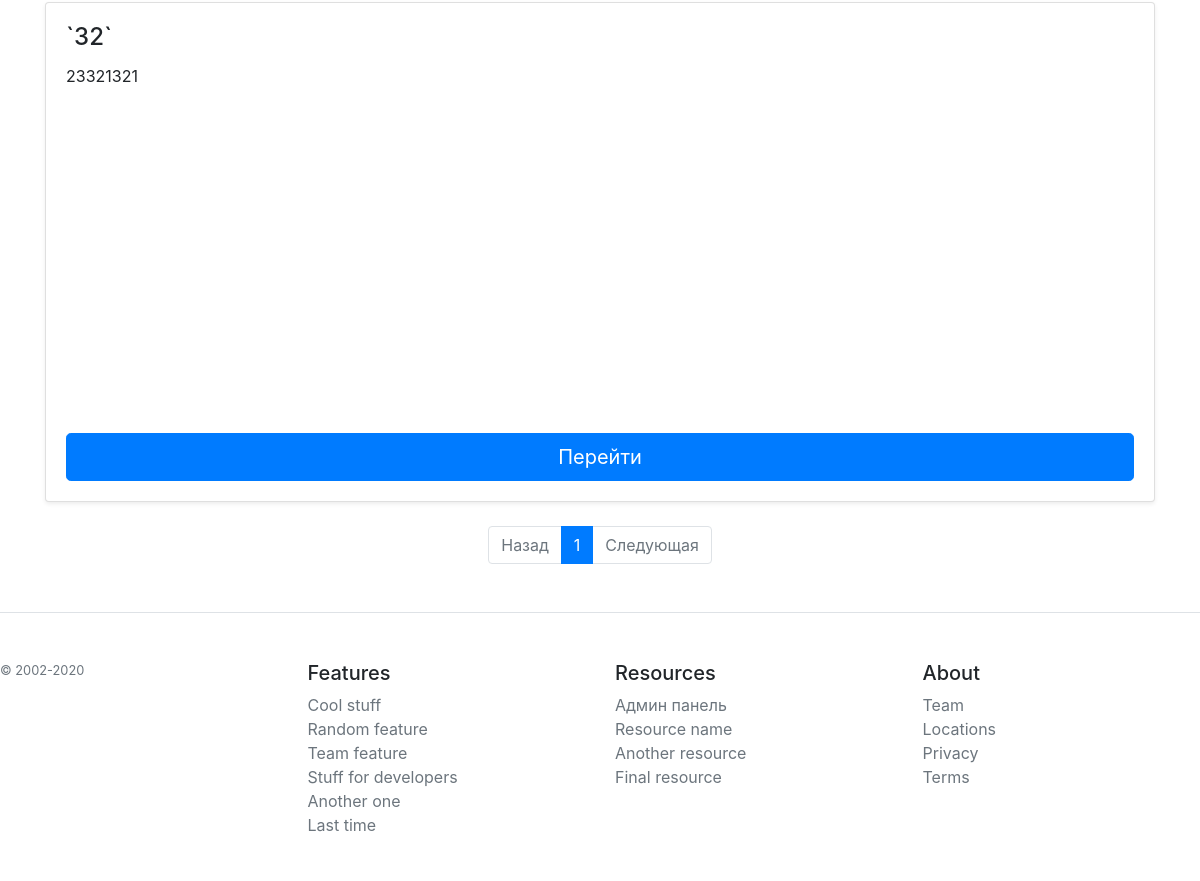
The page /articles/ (lower part) on the database as committed earlier.
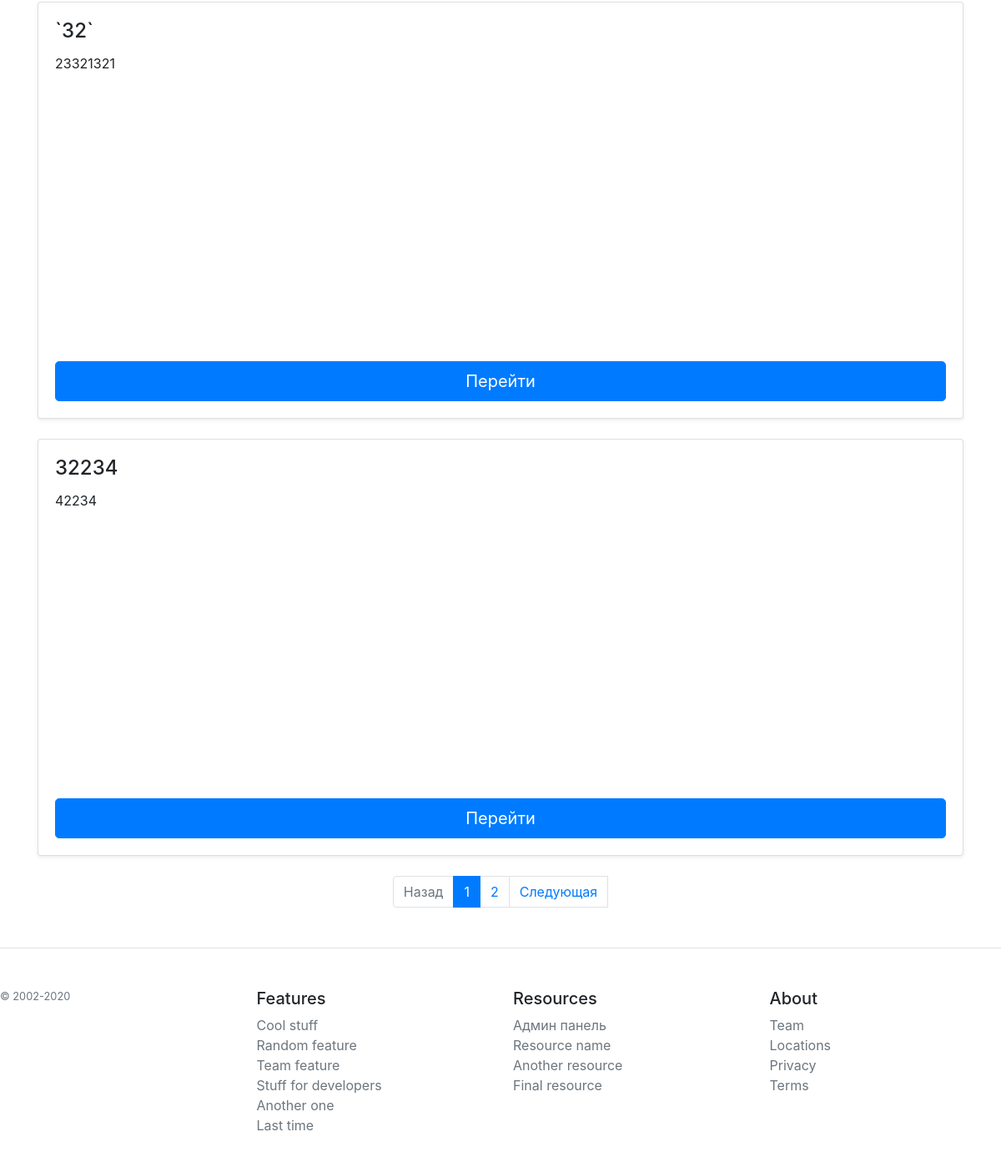
The same page on the database as committed later.
### webapp/models.py (models this page shows, shortened)
class Post(db.Model):
    post_id = db.Column(db.Integer, primary_key=True)
    title = db.Column(db.String(32), nullable=False)
    header = db.Column(db.String(150), nullable=False)
    text = db.Column(db.String(), nullable=False)

### webapp/articles/articles_routes.py (the view)
@arti.route('/')
def articles():
    page = request.args.get('page')
    if page and page.isdigit():
        page = int(page)
    else:
        page = 1
    articles_list = Post.query
    pages = articles_list.paginate(page=page, per_page=4)
    return render_template('/articles/articles.html', pages=pages)

### webapp/templates/articles/articles.html (shortened to what this page needs)
{% extends 'base.html' %}
{% block row %}
{% block body %}
{% for el in pages.items %}
<div class="">
    <div class="card mb-4 shadow-sm" style="min-height: 500px;">
        <div class="card-body d-flex flex-column">
            <h4 class="card-title">{{ el.title }}</h4>
            <p class="card-text">{{ el.header }}</p>
            <a class="btn btn-primary btn-lg mt-auto" href="/articles/{{ el.post_id }}">Перейти</a>
        </div>
    </div>
</div>
{% endfor %}
{% endblock %}
<nav aria-label="Page navigation example">
  <ul class="pagination pg-blue justify-content-center">
    <li {% if not pages.has_prev %} class="page-item disabled" {% endif %}>
      <a class="page-link" href="./?page={{ pages.prev_num }}">Назад</a>
    </li>
    {% for page in pages.iter_pages() %}
     <li {% if page == pages.page %} class="page-item active" {% endif %}>
      <a class="page-link" href="./?page={{ page }}">{{ page }}<span class="sr-only">(current)</span></a>
    </li>
    {% endfor %}
    <li {% if not pages.has_next %} class="page-item disabled" {% endif %}>
      <a class="page-link" href="./?page={{ pages.next_num }}">Следующая</a>
    </li>
  </ul>
</nav>
{% endblock %}

Rows that differ between the two databases and show on the page:
added Post: title "32234", header "42234"
Other text that changed with them:
new list line: "2"
